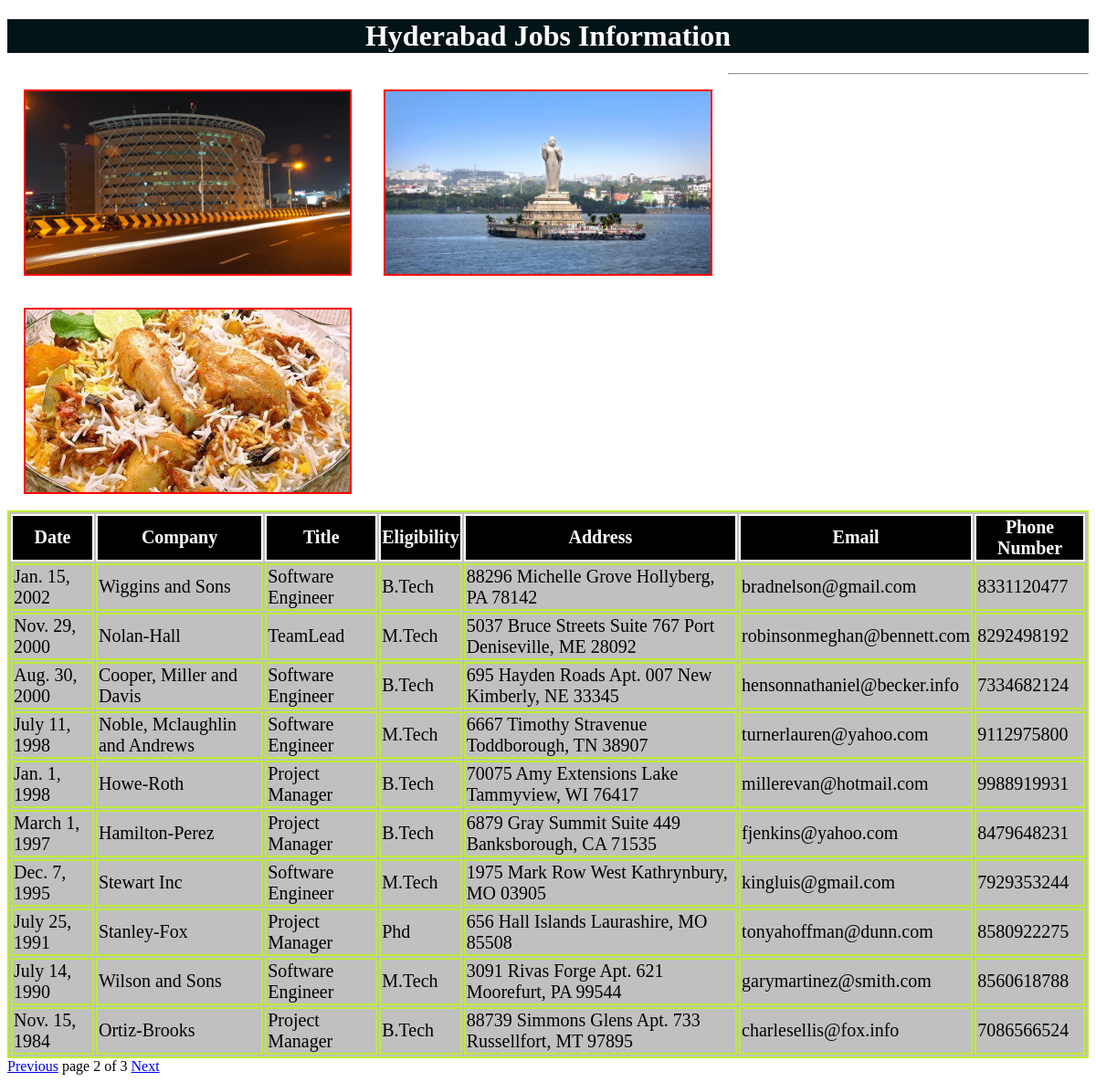
The app's page /hydjobs/?page=2 with its own data.
### testapp/models.py (models this page shows)
class hydjobs(models.Model):
    date=models.DateField();
    company=models.CharField(max_length=100);
    title=models.CharField(max_length=20);
    eligibility=models.CharField(max_length=50);
    address=models.CharField(max_length=100)
    email=models.EmailField();
    phonenumber=models.IntegerField(max_length=10)

### testapp/views.py (the view)
# urls.py: url(r'^hydjobs/', views.hydjobs1),
def hydjobs1(request):
    job_list=hydjobs.objects.order_by('-date')
    paginator=Paginator(job_list,10)
    page_number=request.GET.get('page')
    try:
        job_list=paginator.page(page_number)
    except PageNotAnInteger:
        job_list=paginator.page(1)
    except EmptyPage:
        job_list=paginator.page(paginator.num_pages)
    return render(request,'testapp/hydjobs.html',{'job_list':job_list})

### templates/testapp/hydjobs.html (shortened to what this page needs)
<!DOCTYPE html>
{%load staticfiles%}
<html lang="en" dir="ltr">
  <head>
    <link rel="stylesheet" href="{% static "css/project.css" %}">
  </head>
  <body>
    <h1>Hyderabad Jobs Information</h1>
      <img src="{%static "images/hyd2.jpg"%}" alt="">
      <img src="{%static "images/hyd1.jpg"%}" alt="">
      <img src="{%static "images/hyd3.jpg"%}" alt="">
      <hr>
      {% if job_list %}
      <table id='tab'>
        <thead>
          <th>Date</th>
          <th>Company</th>
          <th>Title</th>
          <th>Eligibility</th>
          <th>Address</th>
          <th>Email</th>
          <th>Phone Number</th>
        </thead>
        {%for job in job_list %}
        <tr>
          <td>{{job.date}}</td>
          <td>{{job.company}}</td>
          <td>{{job.title}}</td>
          <td>{{job.eligibility}}</td>
          <td>{{job.address}}</td>
          <td>{{job.email}}</td>
          <td>{{job.phonenumber}}</td>
        </tr>
        {% endfor %}
      </table>
      {%include 'testapp/pagination.html' with page=job_list%}
      {%else %}
      <p>No Jobs Found in Hyderabad</p>
    {% endif %}
  </body>
</html>

### static/css/project.css (style rules this page uses)
body { background: url(https://encrypted-tbn0.gstatic.com/images?q=tbn%3AANd9GcTcSaHN7c_8ijCM9ECvznCpXuxa4NxEAfYLc5QVTbLNY7OKelGc) }
img { height: 200px; width:30%; float:left; margin:1.5%; border:2px solid red; }
h1 { color:white; text-align: center; background:#021417; }
table,thead,th,tr,td { color:Black; border:2px solid #bdeb34; font-size: 20px; margin:auto; background:silver; }
thead,th { color:white; border:2px solid white; font-size: 20px; margin:auto; background:black; }

### records on screen
hydjobs: date "Jan. 15, 2002", company "Wiggins and Sons", title "Software Engineer", eligibility "B.Tech", address "88296 Michelle Grove Hollyberg, PA 78142", email "bradnelson@gmail.com", phonenumber "8331120477"
hydjobs: date "Nov. 29, 2000", company "Nolan-Hall", title "TeamLead", eligibility "M.Tech", address "5037 Bruce Streets Suite 767 Port Deniseville, ME 28092", email "robinsonmeghan@bennett.com", phonenumber "8292498192"
hydjobs: date "Aug. 30, 2000", company "Cooper, Miller and Davis", title "Software Engineer", eligibility "B.Tech", address "695 Hayden Roads Apt. 007 New Kimberly, NE 33345", email "hensonnathaniel@becker.info", phonenumber "7334682124"
hydjobs: date "July 11, 1998", company "Noble, Mclaughlin and Andrews", title "Software Engineer", eligibility "M.Tech", address "6667 Timothy Stravenue Toddborough, TN 38907", email "turnerlauren@yahoo.com", phonenumber "9112975800"
hydjobs: date "Jan. 1, 1998", company "Howe-Roth", title "Project Manager", eligibility "B.Tech", address "70075 Amy Extensions Lake Tammyview, WI 76417", email "millerevan@hotmail.com", phonenumber "9988919931"
hydjobs: date "March 1, 1997", company "Hamilton-Perez", title "Project Manager", eligibility "B.Tech", address "6879 Gray Summit Suite 449 Banksborough, CA 71535", email "fjenkins@yahoo.com", phonenumber "8479648231"
hydjobs: date "Dec. 7, 1995", company "Stewart Inc", title "Software Engineer", eligibility "M.Tech", address "1975 Mark Row West Kathrynbury, MO 03905", email "kingluis@gmail.com", phonenumber "7929353244"
hydjobs: date "July 25, 1991", company "Stanley-Fox", title "Project Manager", eligibility "Phd", address "656 Hall Islands Laurashire, MO 85508", email "tonyahoffman@dunn.com", phonenumber "8580922275"
hydjobs: date "July 14, 1990", company "Wilson and Sons", title "Software Engineer", eligibility "M.Tech", address "3091 Rivas Forge Apt. 621 Moorefurt, PA 99544", email "garymartinez@smith.com", phonenumber "8560618788"
hydjobs: date "Nov. 15, 1984", company "Ortiz-Brooks", title "Project Manager", eligibility "B.Tech", address "88739 Simmons Glens Apt. 733 Russellfort, MT 97895", email "charlesellis@fox.info", phonenumber "7086566524"

### other values on screen
{{ page.number }} "2"
{{ page.paginator.num_pages }} "3"
